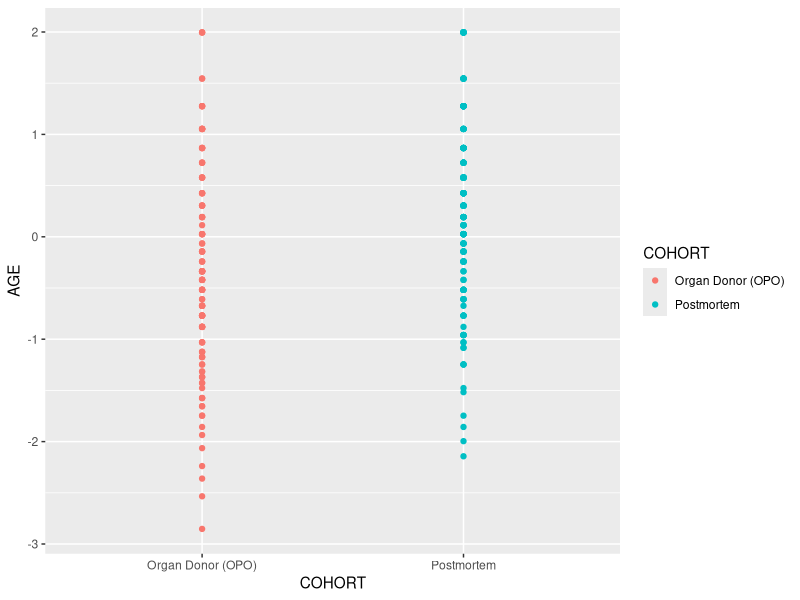
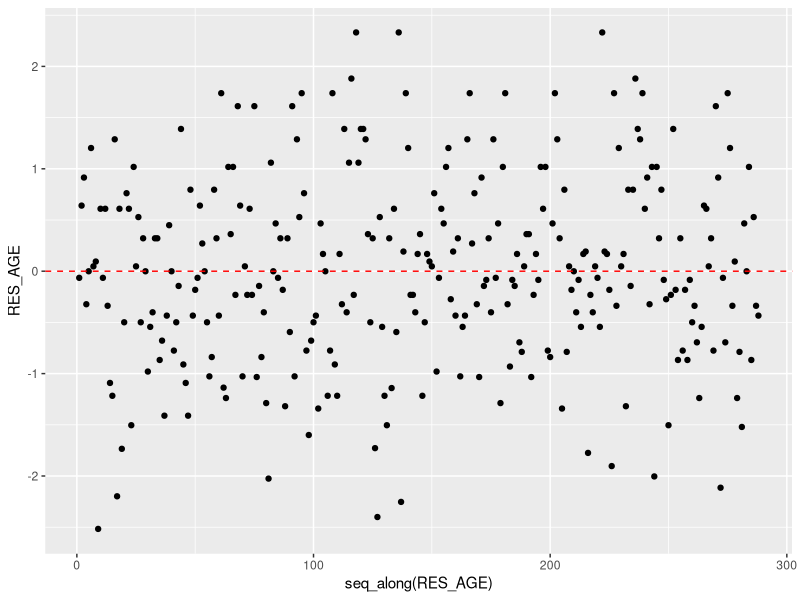

R code for these plots, in order:
library(ggplot2)
library(dplyr)

# Replace with the path of the output data
clinical_data <- read.table("data_output/clinical_data_normalized.tsv",
 sep = "\t",
 header = TRUE)

clinical_data$SEX <- as.factor(clinical_data$SEX)
clinical_data$DTHVNT <- as.factor(clinical_data$DTHVNT)
clinical_data$DTHHRDY <- as.factor(clinical_data$DTHHRDY)
clinical_data$COHORT <- as.factor(clinical_data$COHORT)
clinical_data$SMPTHNTS <- as.factor(clinical_data$SMPTHNTS)

clinical_data$DTHHRDY_3 <- recode(clinical_data$DTHHRDY,
"0" = "slow", "1" = "fast", "2" = "fast", "3" = "intermediate", "4" = "slow")

technical_var_formula <- paste(" ~ ", paste(c("COHORT","TRISCHD", "DTHHRDY"), collapse = " + "))

technical_var_formula_3 <- paste(" ~ ", paste(c("COHORT","TRISCHD", "DTHHRDY_3"), collapse = " + "))

result <- lapply(c("AGE", "SEX", "HGHT", "WGHT", "BMI"), function(x){
    print(paste(x, technical_var_formula))
    if (is.numeric(clinical_data[[x]])){
        model <- lm(data = clinical_data, formula = paste(x, technical_var_formula))
    } else {
        model <- glm(data = clinical_data, formula = paste(x, technical_var_formula), family = "binomial")
    }
    list(variable = x, model = model)
})

result_3 <- lapply(c("AGE", "SEX", "HGHT", "WGHT", "BMI"), function(x){
    print(paste(x, technical_var_formula))
    if (is.numeric(clinical_data[[x]])){
        model <- lm(data = clinical_data, formula = paste(x, technical_var_formula_3))
    } else {
        model <- glm(data = clinical_data, formula = paste(x, technical_var_formula_3), family = "binomial")
    }
    list(variable = x, model = model)
})
summary(result[[1]]$model) # AGE is dependent of the cohort
summary(result[[2]]$model) # no significant association for the SEX
summary(result[[3]]$model) # no significant association for the HGHT
summary(result[[4]]$model) # no significant association for the WGHT
summary(result[[5]]$model) # no significant association for the BMI

summary(result_3[[1]]$model) # AGE is dependent of the cohort
summary(result_3[[2]]$model) # SEX is dependent of the DTHHRDY *
summary(result_3[[3]]$model) # HGHT is dependent of the DTHHRDY **
summary(result_3[[4]]$model) # WGHT is dependent of the DTHHRDY ***
summary(result_3[[5]]$model) # BMI is dependent of the DTHHRDY and cohort *

# Maybe we could add interaction between technical variables to the models

# individual modelling
result_age <- lm(data = clinical_data, formula = AGE ~ COHORT)
result_sex <- glm(data = clinical_data, formula = SEX ~ DTHHRDY_3, family = "binomial")
result_hght <- lm(data = clinical_data, formula = HGHT ~ DTHHRDY_3)
result_wght <- lm(data = clinical_data, formula = WGHT ~ DTHHRDY_3)
result_bmi <- lm(data = clinical_data, formula = BMI ~ DTHHRDY_3 + COHORT) # COHORT is almost significant
result_bmi_2 <- lm(data = clinical_data, formula = BMI ~ DTHHRDY_3) # The R square is stronlgy reduced, we will keep the first model


ggplot(data = clinical_data, aes(x = COHORT, y = AGE, color = COHORT)) +
    geom_point()

clinical_data$RES_AGE <- result_age$residuals
clinical_data$RES_SEX <- result_sex$residuals
clinical_data$RES_HGHT <- result_hght$residuals
clinical_data$RES_WGHT <- result_wght$residuals
clinical_data$RES_BMI <- result_bmi$residuals

ggplot(data = clinical_data, aes(x = seq_along(RES_AGE),y = RES_AGE)) +
    geom_point() +
    geom_hline(yintercept = 0, linetype = "dashed", color = "red")

write.table(clinical_data, "data_output/clinical_data_corrected.tsv", sep="\t")
